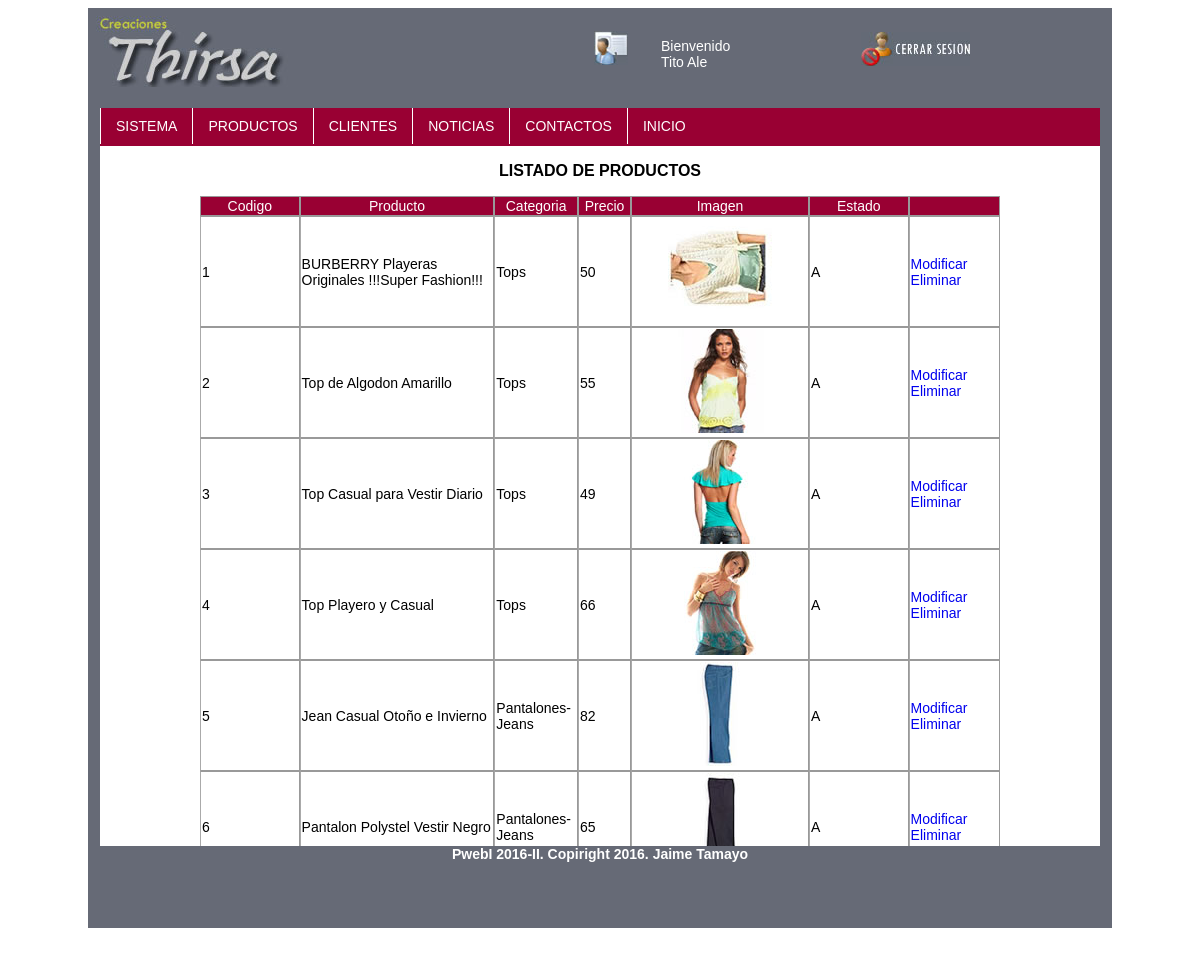
Screenshot of /admin/producto/listar_productos.php (signed in) with the database file from the repository.
### tables this page shows
CREATE TABLE IF NOT EXISTS `productos` (
  `codproducto` int(11) NOT NULL AUTO_INCREMENT,
  `codcategoria` int(11) DEFAULT NULL,
  `nombreproduc` varchar(250) DEFAULT NULL,
  `descripcion` text,
  `fecha_ing` date DEFAULT '0000-00-00',
  `precio_normal` double DEFAULT NULL,
  `precio_oferta` double DEFAULT NULL,
  `imagen_chica` varchar(50) DEFAULT NULL,
  `imagen_grande` varchar(50) DEFAULT NULL,
  `oferta` char(2) DEFAULT NULL,
  `estado` char(1) DEFAULT NULL,
  PRIMARY KEY (`codproducto`)
);

CREATE TABLE IF NOT EXISTS `categorias` (
  `codcategoria` int(11) NOT NULL AUTO_INCREMENT,
  `nom_categoria` varchar(50) DEFAULT NULL,
  `estado` char(1) DEFAULT NULL,
  PRIMARY KEY (`codcategoria`)
);

### admin/producto/listar_productos.php (the view, shortened to what this page needs)
<!doctype html>
<html>
<head>
<link href="../../css/default.css" rel="stylesheet">
</head>
<body>
<div id="contenedor">
    <header>
        <div id="logo">
        <img src="../../img/tienda/logo.jpg">
        </div>
        <div id="usuario">
        	<div id="txtUser">Bienvenido <br> <?php echo $_SESSION['usuario']['nom']. ' '. $_SESSION['usuario']['ape'];?></div>
        </div>
        <a href="../seguridad/salir.php">
        <div id="cerrar">
        <img src="../../img/tienda/cerrarsesion.jpg" alt="Cerrar Sesion" title="Cerrar Sesion">
        </div>
        </a>
    </header>
    <nav>
    	<ul class="menu">
        	<li><a href=""../admin/index.php">Sistema</a></li>
            <li><a href="">Productos</a>
            </li>
            <li><a href="">Clientes</a>
            </li>
            <li><a href="">Noticias</a>
            </li>
            <li><a href="">Contactos</a>
            </li>
            <li><a href="../index.php">Inicio</a></li>
        </ul>
    </nav>
    <section>
    <p class="titulo">Listado de Productos</p>
    <article>
    <table width="800" border="0" align="center" cellpadding="1" cellspacing="0">
    <tr class="titulo_tabla">
    	<td width="100" class="estilo8">Codigo</td>
        <td width="200" class="estilo8">Producto</td>
        <td width="80" class="estilo8">Categoria</td>
        <td width="50" class="estilo8">Precio</td>
        <td width="180" class="estilo8">Imagen</td>
        <td width="100" class="estilo8">Estado</td>
        <td width="90" class="estilo8"></td>
    </tr>
   <?php
	   $instruccion = "SELECT p.codproducto, p.nombreproduc, c.nom_categoria, p.precio_normal, p.imagen_chica, p.estado FROM productos AS p INNER JOIN categorias AS c ON p.codcategoria=c.codcategoria";
	   $rs = mysql_query($instruccion) or die("Fallo la consulta");
	   while($campo = MySQL_fetch_array($rs)){
   	?>
   	<tr>
   		<td class="estilo7"><?php echo $campo["codproducto"]; ?></td>
        <td class="estilo7"><?php echo $campo["nombreproduc"]; ?></td>
        <td class="estilo7"><?php echo $campo["nom_categoria"]; ?></td>
        <td class="estilo7"><?php echo $campo['precio_normal']; ?></td>
        <td class="estilo7" align="center"><img src="productos/<?php echo $campo['imagen_chica'];?>"/></td>
        <td class="estilo7"><?php echo $campo["estado"]; ?></td>
        <td class="estilo7">
            <a href="modificar_producto.php?cod=<?php echo $campo['codproducto']?>">Modificar</a>
            <a href="eliminar_productos.php?cod=<?php echo $campo['codproducto']?>">Eliminar</a>
        </td>
   	</tr>
   	<?php
	   }
   	?>
	</table>
    </article>
    </section>
    <footer>
    <span><strong>PwebI 2016-II. Copiright 2016. Jaime Tamayo</span>
    </footer>
</div>
</body>
</html>

### css/default.css (style rules this page uses)
body { font-family:Verdana, Geneva, sans-serif; font-size:14px; }
#contenedor { width:1024px; height:920px; margin:0 auto; background-color:#666a76; }
header { width:1024px; height:100px; background-color:#666a76; }
#logo { float:left; height:80px; width:273px; }
#usuario { background-image:url(../img/tienda/usuario.jpg); background-position:center; background-repeat:no-repeat; float:left; height:80px; width:500px; }
#txtUser { width:150px; margin-left:300px; margin-top:30px; color:#fff; }
#cerrar { float:right; height:80px; width:251px; }
#cerrar img { margin-top:24px; }
nav { background-color:#903; width:1000px; height:38px; float:left; margin:0 12px; }
nav * { text-decoration:none; text-transform:uppercase; list-style:none; margin:0; padding:0; }
nav .menu > li { float:left; }
nav .menu li a { background:transparent; color:#fff; display:block; border-left:1px solid; padding:10px 15px; }
section { width:1000px; margin:0 12px; height:700px; float:left; background-color:#fff; }
section .titulo { text-transform:uppercase; font-size:16px; font-weight:bold; text-align:center; }
section p { font-size:12px; }
.titulo_tabla { background-color:#903; color:#fff; text-align:center; }
.estilo7 { border-left: 1px solid #aaa; }
section a { text-decoration:none; }
article { height:650px; overflow:scroll; }
section td { border:1px #999999 solid; }
footer { float:left; width:1024px; height:80px; background-color:#666a76; text-align:center; color:#fff; }

### rows the page displays
productos: codproducto "1", nombreproduc "BURBERRY Playeras Originales !!!Super Fashion!!!", categorias.nom_categoria "Tops", precio_normal "50", imagen_chica (picture), estado "A"
productos: codproducto "2", nombreproduc "Top de Algodon Amarillo", categorias.nom_categoria "Tops", precio_normal "55", imagen_chica (picture), estado "A"
productos: codproducto "3", nombreproduc "Top Casual para Vestir Diario", categorias.nom_categoria "Tops", precio_normal "49", imagen_chica (picture), estado "A"
productos: codproducto "4", nombreproduc "Top Playero y Casual", categorias.nom_categoria "Tops", precio_normal "66", imagen_chica (picture), estado "A"
productos: codproducto "5", nombreproduc "Jean Casual Otoño e Invierno", categorias.nom_categoria "Pantalones-Jeans", precio_normal "82", imagen_chica (picture), estado "A"
productos: codproducto "6", nombreproduc "Pantalon Polystel Vestir Negro", categorias.nom_categoria "Pantalones-Jeans", precio_normal "65", imagen_chica (picture), estado "A"

### other values shown
$_SESSION['usuario']['nom'] "Tito"
$_SESSION['usuario']['ape'] "Ale"
